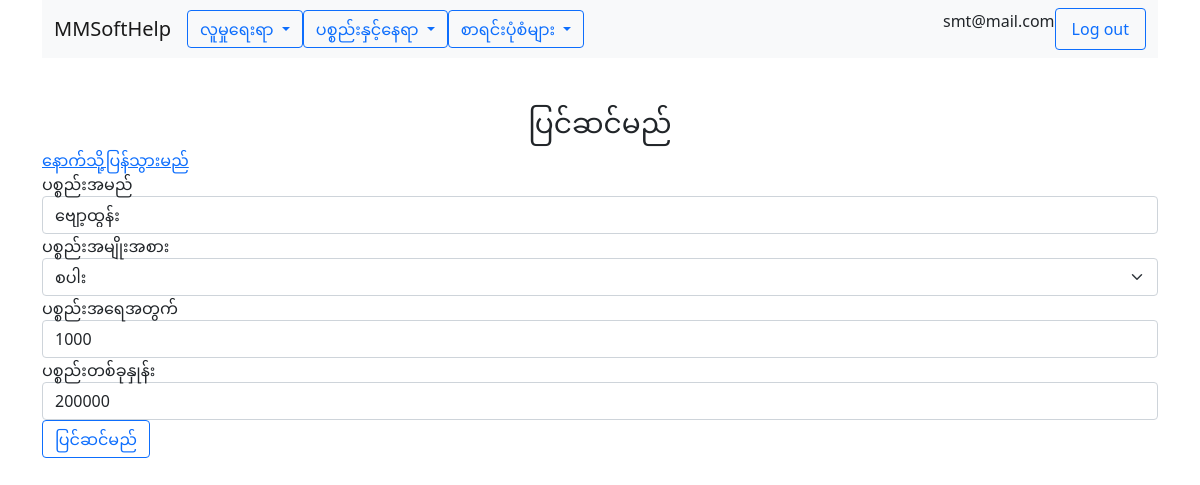
The app's page /item/edit.php?key=14 (signed in) with its own data.
### tables this page shows
CREATE TABLE `users` (
  `id` int(10) NOT NULL,
  `email` varchar(100) NOT NULL,
  `password` varchar(100) NOT NULL,
  `phone` varchar(25) NOT NULL,
  `address` varchar(250) NOT NULL,
  `com_id` int(10) NOT NULL,
  `role` varchar(25) NOT NULL
);

CREATE TABLE `companies` (
  `id` int(10) NOT NULL,
  `name` varchar(100) NOT NULL,
  `phone` varchar(15) NOT NULL,
  `address` varchar(250) NOT NULL
);

CREATE TABLE `items` (
  `id` int(10) NOT NULL,
  `name` varchar(100) NOT NULL,
  `cat_id` int(10) NOT NULL,
  `com_id` int(10) NOT NULL,
  `type` enum('item','place','unit','tin','kg','vis','pound','pay') NOT NULL,
  `qty` float NOT NULL,
  `unit_price` float NOT NULL,
  `updated_at` timestamp NOT NULL DEFAULT current_timestamp(),
  `updated_date` date NOT NULL DEFAULT current_timestamp()
);

### app/functions.php (called while the page is built, shortened)
<?php
function view($name, $model= ''){
    require(APP_PATH . "views/layout.view.php");
}
function is_user_authenticated() {
    return isset($_SESSION['email']);
}
function get_user() {
    $user = UserData::get_user_by_email($_SESSION['email']);
    return $user;
}
function get_company_id() {
    $user = UserData::get_user_by_email($_SESSION['email']);
    return $user->com_id;
}
function get_company_name() {
    return CompanyData::get_company_by_id(get_company_id())->name;
}
?>

### app/company/mysqlcompanyprovider.class.php (called while the page is built, shortened)
<?php
class MySqlCompanyProvider extends CompanyProvider{
    public function get_company_by_id($com_id){
        $db = $this -> connect();
        $sql = 'SELECT * FROM companies WHERE id = :id';
        $smt = $db->prepare($sql);
        $smt -> execute([
            ':id' => $com_id,
        ]);
        $data = $smt->fetchAll(PDO::FETCH_CLASS,'Company');
        return $data[0];
    }
    private function connect(){
        try{
            return new PDO($this->source, CONFIG['db_user'], CONFIG['db_password']);
        }catch(PDOException $e){
            return null;
        }
    }
}
?>

### app/user/mysqluserprovider.class.php (called while the page is built, shortened)
<?php
class MySqlUserProvider extends UserProvider{
    public function get_user_by_email($email){
        $db = $this -> connect();
        $sql = 'SELECT * FROM users WHERE email = :email';
        $smt = $db->prepare($sql);
        $smt -> execute([
            ':email' => $email,
        ]);
        $data = $smt->fetchAll(PDO::FETCH_CLASS,'User');
        return $data[0];
    }
    private function connect(){
        try{
            return new PDO($this->source, CONFIG['db_user'], CONFIG['db_password']);
        }catch(PDOException $e){
            return null;
        }
    }
}
?>

### app/user/userdata.class.php (called while the page is built, shortened)
<?php
class UserData{
    static private $ds;
    static public function initialize(UserProvider $data_provider){
        return self::$ds = $data_provider;
    }
    static public function get_user_by_email($email){
        return self::$ds->get_user_by_email($email);
    }
}
?>

### app/company/companydata.class.php (called while the page is built, shortened)
<?php
class CompanyData{
    static private $ds;
    static public function initialize(CompanyProvider $data_provider){
        return self::$ds = $data_provider;
    }
    static public function get_company_by_id($com_id){
        return self::$ds->get_company_by_id($com_id);
    }
}
?>

### app/item/mysqlitemprovider.class.php (called while the page is built, shortened)
<?php
class MySqlItemProvider extends ItemProvider{
    public function get_item($id){
        $db = $this -> connect();
        $sql = 'SELECT * FROM items WHERE id = :id';
        $smt = $db->prepare($sql);
        $smt -> execute([
            ':id' => $id,
        ]);
        $data = $smt->fetchAll(PDO::FETCH_CLASS,'Item');
        return $data[0];
    }
    private function connect(){
        try{
            return new PDO($this->source, CONFIG['db_user'], CONFIG['db_password']);
        }catch(PDOException $e){
            return null;
        }
    }
}
?>

### app/item/itemdata.class.php (called while the page is built, shortened)
<?php
class ItemData{
    static private $ds;
    static public function initialize(ItemProvider $data_provider){
        return self::$ds = $data_provider;
    }
    static public function get_item($id){
        return self::$ds->get_item($id);
    }
}
?>

### app/category/mysqlcategoryprovider.class.php (called while the page is built, shortened)
<?php
class MySqlCategoryProvider extends CategoryProvider{
    public function get_categories($com_id){
        return $this -> query('SELECT * FROM categories WHERE com_id = :com_id',[
            ':com_id' => $com_id
        ]);
    }
    private function query($sql, $sql_params = []){
        $db = $this->connect();
        $query = null;
        if (empty($sql_params)){
            $query = $db->query($sql);
        }else{
            $query = $db-> prepare($sql);
            $query -> execute($sql_params);
        }
        $data = $query->fetchAll(PDO::FETCH_CLASS,'Category');
        return $data;
    }
    private function connect(){
        try{
            return new PDO($this->source, CONFIG['db_user'], CONFIG['db_password']);
        }catch(PDOException $e){
            return null;
        }
    }
}
?>

### app/category/categorydata.class.php (called while the page is built, shortened)
<?php
class CategoryData{
    static private $ds;
    static public function initialize(CategoryProvider $data_provider){
        return self::$ds = $data_provider;
    }
    static public function get_categories($com_id){
        return self::$ds->get_categories($com_id);
    }
}
?>

### views/item/edit.view.php (the view, shortened to what this page needs)
 <div class="row">
     <div class="col-lg-12 text-center">
         <h3 class="mt-5"><?php echo edit_user ?></h3>
     </div>
 </div>
 <div class="row">
 <a href="../item">
 <?php echo back;?>
 </a>
 </div>
<div>
    <form action="" method="POST">
       <div class="form-group">
           <label for="name"><?php echo item_name; ?></label>
           <input class="form-control" type="text" name="name" id="name" value="<?= $model->name ?>">
       </div>
       <div class="form-group">
         <label for="cat_id"><?php echo item_cat; ?></label>
         <select class="form-select" name='cat_id' id='cat_id'>
         <?php
         $items = CategoryData::get_categories(get_company_id());
         foreach($items as $item) :
         ?>
         <?php if($item->id == $model->cat_id){ ?>
         <option selected value="<?= $item->id ?>"><?= $item->name ?></option>
         <?php }else{?>
         <option value="<?= $item->id ?>"><?= $item->name ?></option>
         <?php } ?>
         <?php endforeach; ?>
         </select>
         </div>
       <div class="form-group">
           <label for="qty"><?php echo item_qty; ?></label>
           <input class="form-control" type="text" name="qty" id="qty" value="<?= $model->qty ?>">
       </div>
       <div class="form-group">
           <label for="unit_price"><?php echo item_unit_value; ?></label>
           <input class="form-control" type="text" name="unit_price" id="unit_price" value="<?= $model->unit_price ?>">
       </div>
       <div class="form-group">
       <input class="btn btn-outline-primary" type="submit" value="<?php echo edit_user;?>">
       </div>
    </form>
</div>

### views/layout.view.php (shortened to what this page needs)
<!DOCTYPE html>
<html lang="en">
  <head>
    <link href="https://cdn.jsdelivr.net/npm/bootstrap@5.0.2/dist/css/bootstrap.min.css" rel="stylesheet">
  </head>
  <body>
    <div class="container">
      <?php
      if (is_user_authenticated()){
      ?>
<nav class="navbar navbar-expand-lg navbar-light bg-light">
  <div class="container-fluid">
    <a class="navbar-brand" href="../company"><?= get_company_name(); ?></a>
    <div class="collapse navbar-collapse" id="navbarSupportedContent">
      <ul class="navbar-nav me-auto mb-2 mb-lg-0">
<div class="dropdown">
  <button class="btn btn-outline-primary dropdown-toggle" type="button" id="dropdownMenuButton1" data-bs-toggle="dropdown" aria-expanded="false">
    <?php echo people_menu; ?>
  </button>
</div>
<div class="dropdown">
  <button class="btn btn-outline-primary dropdown-toggle" type="button" id="dropdownMenuButton1" data-bs-toggle="dropdown" aria-expanded="false">
    <?php echo item_location_menu; ?>
  </button>
</div>
<div class="dropdown">
  <button class="btn btn-outline-primary dropdown-toggle" type="button" id="dropdownMenuButton1" data-bs-toggle="dropdown" aria-expanded="false">
    <?php echo forms; ?>
  </button>
</div>
      </ul>
      <?php
      }
      ?>
      <?php
      if (is_user_authenticated()){
      ?>
      <p><?= get_user()->email; ?></p>
      <a class="nav-link btn btn-outline-primary" href="../logout.php">Log out</a>
      <?php
      }
      ?>
    </div>
  </div>
</nav>
</div>
    <div class="container">
<?php require("$name.view.php");?>
    </div>
    </body>
    </html>

### records on screen
users: com.name "MMSoftHelp", email "smt@mail.com"
items: name "ဗျော့ထွန်း", qty "1000", unit_price "200000"

### other values on screen
people_menu "လူမှုရေးရာ"
item_location_menu "ပစ္စည်းနှင့်နေရာ"
forms "စာရင်းပုံစံများ"
edit_user "ပြင်ဆင်မည်"
back "နောက်သို့ပြန်သွားမည်"
item_name "ပစ္စည်းအမည်"
item_cat "ပစ္စည်းအမျိုးအစား"
item_qty "ပစ္စည်းအရေအတွက်"
item_unit_value "ပစ္စည်းတစ်ခုနှုန်း"
form field cat_id "စပါး"
